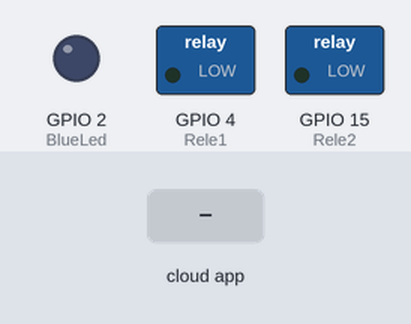
Bench run of a sketch on a simulated ESP32. On the bench: switched loads named in the sketch (green lamp = pin HIGH), output pins drawn as LEDs (lit = HIGH). The test bench sets the inputs (shaded band). WiFi joins after 1.5 s; servers stay silent unless stated; no MQTT or app messages arrive unless stated; what the sketch prints to the serial monitor is not drawn.

Above: at 2.7 s.
2.8 s: the phone or cloud app sets Rele to 1
At 3.7 s:
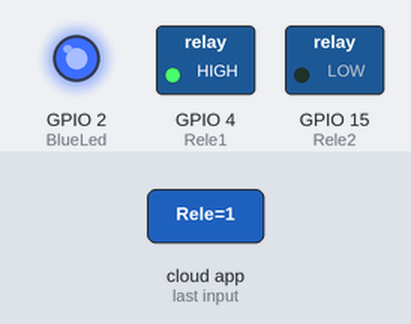
4.3 s: the phone or cloud app sets Light to 1
At 4.6 s:
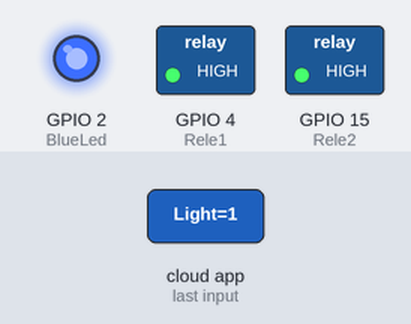
5.8 s: the phone or cloud app sets Rele to 0
At 6.3 s:
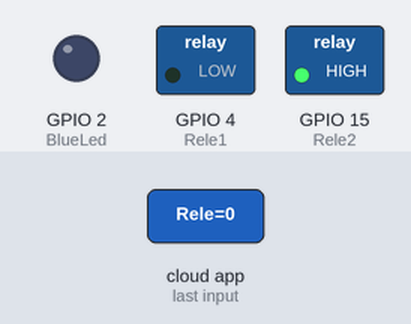
7.3 s: the phone or cloud app sets Light to 0
At 8.5 s:
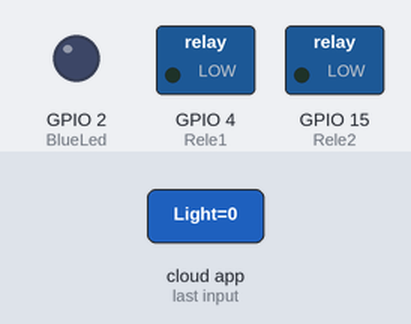
Timing chart, 0 to 9.8 s (numbered marks = the images above; inputs shaded):
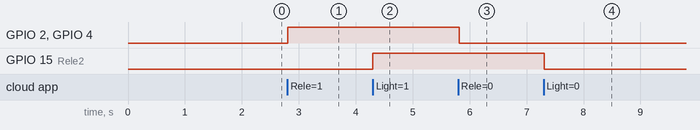

The sketch:

esp_adaio.ino
```cpp
#include "WiFi.h"
#include "Adafruit_MQTT.h"
#include "Adafruit_MQTT_Client.h"
#include <Wire.h>
#include <Adafruit_BMP085.h>

#define BlueLed            2
#define Rele1              4
#define Rele2              15

#define WLAN_SSID       ""             // Your SSID
#define WLAN_PASS       ""        // Your password

Adafruit_BMP085 bmp;

/************************* Adafruit.io Setup *********************************/

#define AIO_SERVER      "io.adafruit.com" //Adafruit Server
#define AIO_SERVERPORT  1883
#define AIO_USERNAME 	""
#define AIO_KEY       ""

//WIFI CLIENT
WiFiClient client;

Adafruit_MQTT_Client mqtt(&client, AIO_SERVER, AIO_SERVERPORT, AIO_USERNAME, AIO_KEY);

Adafruit_MQTT_Subscribe Rele = Adafruit_MQTT_Subscribe(&mqtt, AIO_USERNAME "/feeds/Rele"); // Crie aqui sua variavel
Adafruit_MQTT_Subscribe Light = Adafruit_MQTT_Subscribe(&mqtt, AIO_USERNAME "/feeds/Light"); // a palavra feeds deve estar em todos
Adafruit_MQTT_Publish temperature = Adafruit_MQTT_Publish(&mqtt, AIO_USERNAME "/feeds/Temp");


void MQTT_connect();

void setup() {
  Serial.begin(115200);

  pinMode(Rele1, OUTPUT);
  pinMode(BlueLed, OUTPUT);
  pinMode(Rele2, OUTPUT);

  if (!bmp.begin()) {
  Serial.println("Could not find a valid BMP085/BMP180 sensor, check wiring!");
  while (1) {}
  }

  // Connect to WiFi access point.
  Serial.println(); Serial.println();
  Serial.print("Connecting to ");
  Serial.println(WLAN_SSID);

  WiFi.begin(WLAN_SSID, WLAN_PASS);
  while (WiFi.status() != WL_CONNECTED) {
    delay(500);
    Serial.print(".");
  }
  Serial.println();

  Serial.println("WiFi connected");
  Serial.println("IP address: ");
  Serial.println(WiFi.localIP());

  mqtt.subscribe(&Rele);
  mqtt.subscribe(&Light);
}

void loop() {


  MQTT_connect();

  Adafruit_MQTT_Subscribe *subscription;
  while ((subscription = mqtt.readSubscription(20000))) {
    if (subscription == &Rele) {
      Serial.print(F("Got: "));
      Serial.println((char *)Rele.lastread);
      int Rele_State = atoi((char *)Rele.lastread);
      digitalWrite(Rele1, Rele_State);
      digitalWrite(BlueLed, Rele_State);
    }
    if (subscription == &Light) {
      Serial.print(F("Got: "));
      Serial.println((char *)Light.lastread);
      int Light_State = atoi((char *)Light.lastread);
      digitalWrite(Rele2, Light_State);
    }
  }

  if (!temperature.publish(bmp.readTemperature())) {
    Serial.println(F("Failed"));
  }
  else {
    Serial.println(F("OK!"));
  }
}

void MQTT_connect() {
  int8_t ret;

  if (mqtt.connected()) {
    return;
  }

  Serial.print("Connecting to MQTT... ");

  uint8_t retries = 3;

  while ((ret = mqtt.connect()) != 0) {
    Serial.println(mqtt.connectErrorString(ret));
    Serial.println("Retrying MQTT connection in 5 seconds...");
    mqtt.disconnect();
    delay(5000);
    retries--;
    if (retries == 0) {
      while (1);
    }
  }
  Serial.println("MQTT Connected!");
}
```

Measured:
- after the input at 2.8 s, GPIO 2 (BlueLed), GPIO 4 (Rele1): LOW → HIGH at once
- after the input at 4.3 s, GPIO 15 (Rele2): LOW → HIGH at once
- after the input at 5.8 s, GPIO 2 (BlueLed), GPIO 4 (Rele1): HIGH → LOW at once
- after the input at 7.3 s, GPIO 15 (Rele2): HIGH → LOW at once
